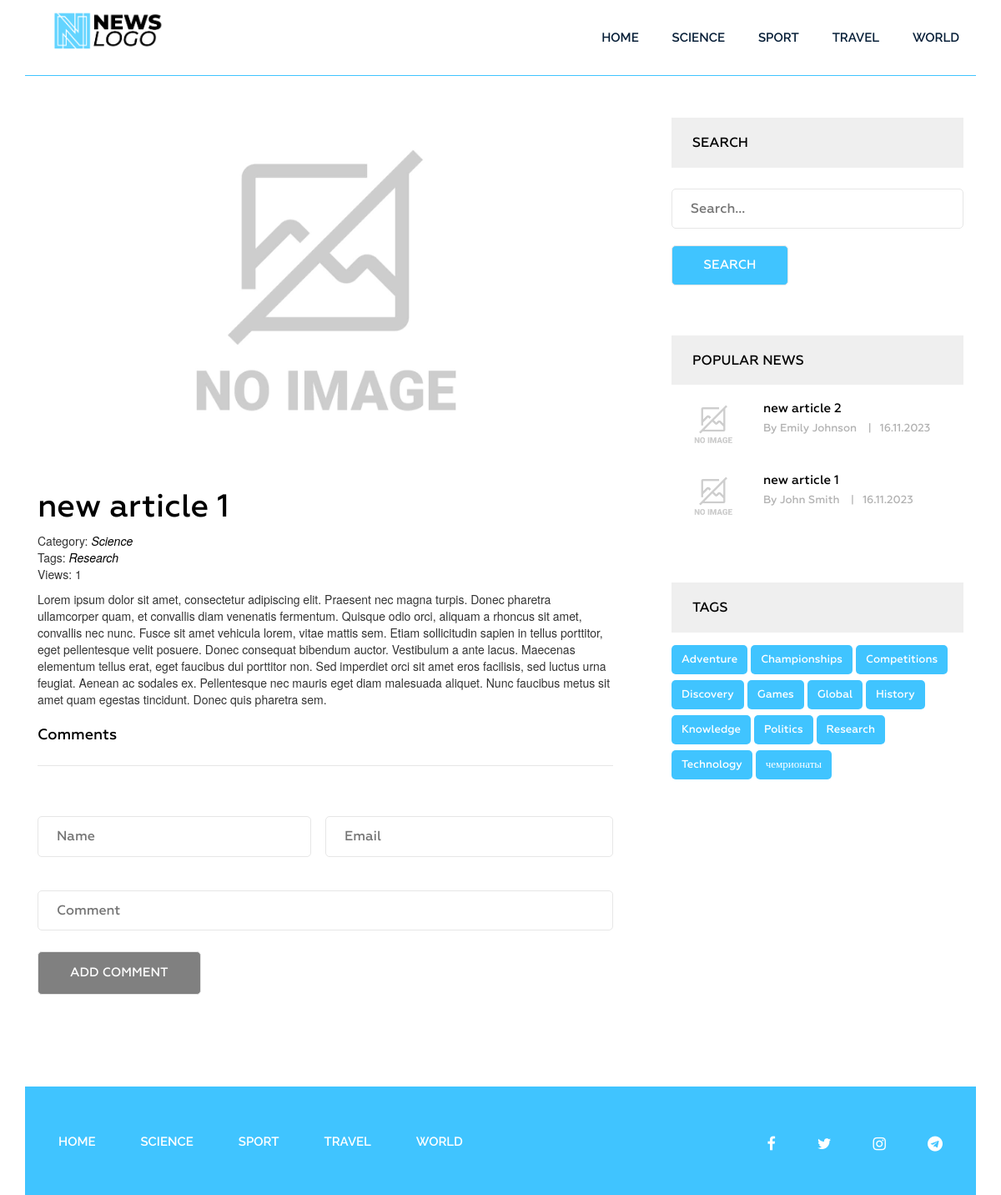
The page /post/new-article-1/ on the database its author committed.
### news/models.py (models this page shows, shortened)
class Category(models.Model):
    title = models.CharField(max_length=255)
    slug = models.SlugField(max_length=255, verbose_name='Category_url', unique=True)
    def __str__(self):
        return self.title
    def get_absolute_url(self):
        return reverse('category', kwargs={"slug": self.slug})
    class Meta:
        verbose_name = 'Category(s)'
        verbose_name_plural = 'Categories'
        ordering = ['title']

class Post(models.Model):
    title = models.CharField(max_length=255, verbose_name='Name')
    slug = models.SlugField(max_length=255, unique=True, verbose_name='Link')
    author = models.CharField(max_length=100, verbose_name='Author')
    content = models.TextField(blank=True, verbose_name='Content')
    created_at = models.DateTimeField(auto_now_add=True, verbose_name='Published')
    photo = models.ImageField(upload_to='photos/%Y/%m/%d/', blank=True, verbose_name='Photo')
    views = models.IntegerField(default=0, verbose_name='Number of views')
    category = models.ForeignKey(Category, on_delete=models.PROTECT, related_name='posts', verbose_name='Category')
    tags = models.ManyToManyField(Tag, blank=True, related_name='posts', verbose_name='Tag')
    is_published = models.BooleanField(default=True)
    def get_absolute_url(self):
        return reverse('post', kwargs={"slug": self.slug})
    class Meta:
        verbose_name = 'Article(s)'
        verbose_name_plural = 'Articles'
        ordering = ['-created_at']

class Tag(models.Model):
    title = models.CharField(max_length=50)
    slug = models.SlugField(max_length=50, verbose_name='Slug_url', unique=True)
    def get_absolute_url(self):
        return reverse('tag', kwargs={"slug": self.slug})
    class Meta:
        verbose_name = 'Tag'
        verbose_name_plural = 'Tags'
        ordering = ['title']

### news/views.py (the view)
# urls.py: path('post/<str:slug>/', GetPost.as_view(), name='post'),
class GetPost(DetailView):
    model = Post
    template_name = 'news/single.html'
    context_object_name = 'post'
    def get_context_data(self, *, object_list=None, **kwargs):
        context = super().get_context_data(**kwargs)
        self.object.views = F('views') + 1
        self.object.save()
        self.object.refresh_from_db()
        comments = Comment.objects.filter(post=self.object, is_published=True).order_by('-created_at')
        paginator = Paginator(comments, 5)
        page_number = self.request.GET.get('page')
        page_obj = paginator.get_page(page_number)
        context['comments'] = page_obj
        return context

### news/templatetags/menu.py (called while the page is built)
@register.inclusion_tag('news/menu_tpl.html')
def show_menu(menu_class='menu'):
    categories = Category.objects.all()
    return {"categories": categories, "menu_class": menu_class}

### news/templatetags/sidebar.py (called while the page is built)
@register.inclusion_tag('news/popular_posts_tpl.html')
def get_popular(cnt=3):
    posts = Post.objects.order_by('-views')[:cnt]
    return {"posts": posts}

@register.inclusion_tag('news/tags_tpl.html')
def get_tags():
    tags = Tag.objects.all()
    return {"tags": tags}

### news/templates/news/single.html (shortened to what this page needs)
{% extends 'base.html' %}
{% load static %}
{% load sidebar %}
{% block content %}
<section class="single-blog-area">
    <div class="container">
        <div class="row">
            <div class="col-md-12">
                <div class="border-top">
                    <div class="col-md-8">
                        <div class="blog-area">
                            <div class="blog-area-part">
                                <div class="single-img">
                                    {% if post.photo %}
                                        <img src="{{ post.photo.url }}" alt="{{ post.title }}">
                                    {% else %}
                                        <img src="{% static 'img/no-image.jpeg'%}" alt="{{ post.title }}" width="300">
                                    {% endif %}
                                </div>
                                <h2>{{ post.title }}</h2>
                                <div class="single-content">
                                    <div class="single-info">
                                        <span>Category: <a href="{{ post.category.get_absolute_url }}">{{ post.category }}</a></span>
                                        <br>
                                        {% if post.tags.exists %}
                                        <span>
                                            Tags:
                                            {% for tag in post.tags.all %}
                                            <a href="{{ tag.get_absolute_url }}">{{ tag.title }}</a>
                                            {% endfor %}
                                        </span>
                                        <br>
                                        {% endif %}
                                        <span>Views: {{ post.views }}</span>
                                    </div>
                                    {{ post.content|safe }}
                                </div>
                            </div>
                            <div class="commententries">
                                <h3>Comments</h3>
                            </div>
                            <form id="comment-form" method="post" action="{% url 'add_comment' post.id %}">
                                <div class="name">
                                    <input type="text" name="username" placeholder="Name" class="name">
                                </div>
                                <div class="email">
                                    <input type="email" name="email" placeholder="Email" class="email">
                                </div>
                                <div class="comment">
                                    <input type="text" name="comment" placeholder="Comment" class="comment">
                                </div>
                                <div class="post">
                                    <input type="submit" value="Add comment" disabled>
                                </div>
                            </form>
                        </div>
                    </div>
                    <div class="col-md-4">
                        <div class="newsletter">
                            <h2 class="sidebar-title">Search</h2>
                            <form action="{% url 'search' %}" method="get">
                                <input type="text" name="s" id="" placeholder="Search...">
                                <input type="submit" value="Search">
                            </form>
                        </div>
                        {% get_popular 3 %}
                        {% get_tags %}
                    </div>
                </div>
            </div>
        </div>
    </div>
</section>
{% endblock %}

### news/templates/news/popular_posts_tpl.html
{% load static %}
<h2 class="sidebar-title">Popular news</h2>
<div class="grid pop-post">
    {% for post in posts %}
    <div class="portfolio-item popular">
        {% if post.photo %}
        <img src="{{ post.photo.url }}" alt="{{ post.title }}">
        {% else %}
        <img src="{% static 'img/no-image.jpeg'%}" alt="{{ post.title }}" height="201" width="300">
        {% endif %}
        <div class="portfolio-text">
            <h5><a href="{{ post.get_absolute_url }}">{{ post.title }}</a></h5>
            <p>By {{ post.author }} <span>|</span>{{ post.created_at|date:"d.m.Y" }}</p>
        </div>
    </div>
    {% endfor %}
</div>

### news/templates/news/tags_tpl.html
<div class="tags">
    <h2 class="sidebar-title main-tl">Tags</h2>
    {% for tag in tags %}
    <p><a href="{{ tag.get_absolute_url }}">{{ tag.title }}</a></p>
    {% endfor %}
</div>

### news_app/static/slider.css (style rules this page uses)
p { position: relative; font-size: 24px; text-align: center; display: block; align-items: center; vertical-align: center; }
.overlay-content p, a { color: #ffffff; }

### rows shown on the page
Category: title "SCIENCE"
Category: title "SPORT"
Category: title "TRAVEL"
Category: title "WORLD"
Post: title "new article 1", category "Science", views "1", content "Lorem ipsum dolor sit amet, consectetur adipiscing elit. Praesent nec magna turpis. Donec pharetra ullamcorper quam, et convallis diam venenatis fermentum. Quisque odio orci, aliquam a rhoncus sit amet, convallis nec nunc. Fusce sit amet vehicula lorem, vitae mattis sem. Etiam sollicitudin sapien in tellus porttitor, eget pellentesque velit posuere. Donec consequat bibendum auctor. Vestibulum a ante lacus. Maecenas elementum tellus erat, eget faucibus dui porttitor non. Sed imperdiet orci sit amet eros facilisis, sed luctus urna feugiat. Aenean ac sodales ex. Pellentesque nec mauris eget diam malesuada aliquet. Nunc faucibus metus sit amet quam egestas tincidunt. Donec quis pharetra sem.", author "John Smith", created_at "16.11.2023"
Tag: title "Research"
Post: title "new article 2", author "Emily Johnson", created_at "16.11.2023"
Tag: title "Adventure"
Tag: title "Championships"
Tag: title "Competitions"
Tag: title "Discovery"
Tag: title "Games"
Tag: title "Global"
Tag: title "History"
Tag: title "Knowledge"
Tag: title "Politics"
Tag: title "Technology"
Tag: title "чемрионаты"
